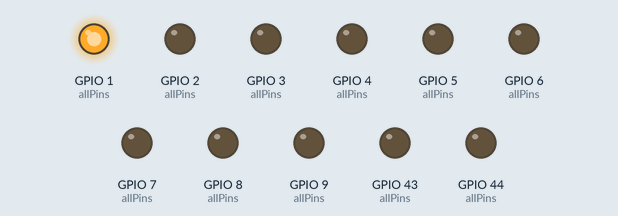
A sketch run on a simulated Seeed XIAO ESP32-S3. Parts: output pins drawn as LEDs (lit = HIGH). What the sketch prints to the serial monitor is not drawn.

Above: at 2.1 s.
At 5.1 s:
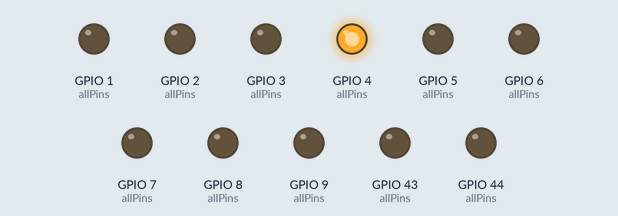
At 8.1 s:
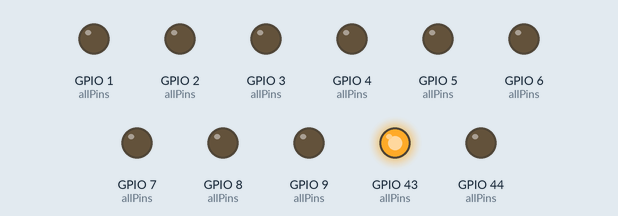
At 11.1 s:
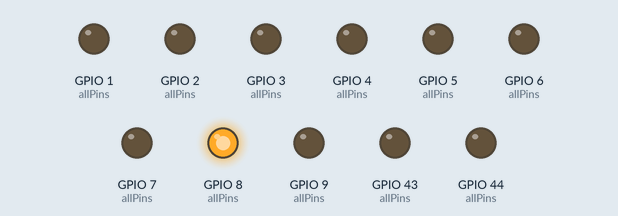
At 12.1 s:
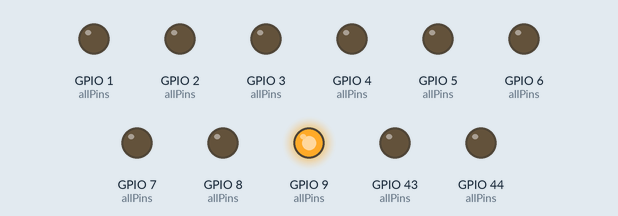
At 12.9 s:
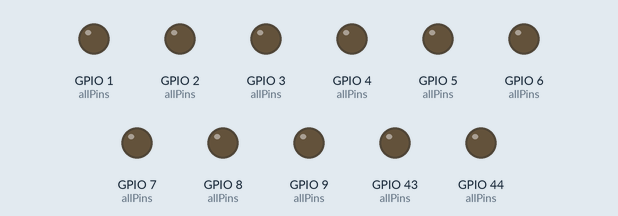
Timing chart, 0 to 14.4 s (numbered marks = the images above):
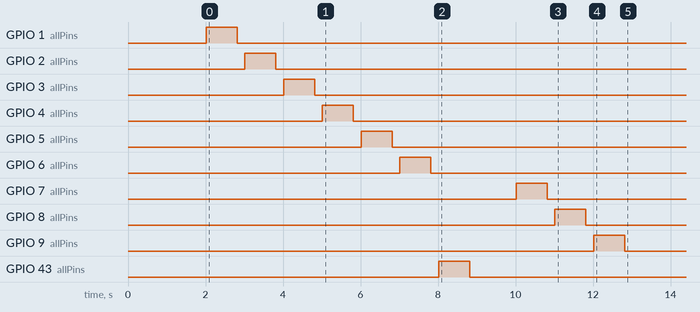

Measured:
- by itself, GPIO 1 (allPins): LOW → HIGH at 2.0 s, → LOW 0.80 s later
- by itself, GPIO 2 (allPins): LOW → HIGH at 3.0 s, → LOW 0.80 s later
- by itself, GPIO 3 (allPins): LOW → HIGH at 4.0 s, → LOW 0.80 s later
- by itself, GPIO 4 (allPins): LOW → HIGH at 5.0 s, → LOW 0.80 s later
- by itself, GPIO 5 (allPins): LOW → HIGH at 6.0 s, → LOW 0.80 s later
- by itself, GPIO 6 (allPins): LOW → HIGH at 7.0 s, → LOW 0.80 s later
- by itself, GPIO 7 (allPins): LOW → HIGH at 10.0 s, → LOW 0.80 s later
- by itself, GPIO 8 (allPins): LOW → HIGH at 11.0 s, → LOW 0.80 s later

The sketch:

motor_test.ino
```cpp
/*
 * XIAO ESP32S3 3.3V Vibration Motor Pin Scanner
 *
 * 接法：
 * 电机一根线 -> GND
 * 电机另一根线 -> 当前测试的 D 口
 *
 * 看到 Serial Monitor 显示哪个 pin 时电机震动，
 * 就记录那个 D 口 / GPIO。
 */

struct PinEntry {
  int gpio;
  const char* label;
};

PinEntry allPins[] = {
  {1,  "D0  / GPIO1 "},
  {2,  "D1  / GPIO2 "},
  {3,  "D2  / GPIO3 "},
  {4,  "D3  / GPIO4 "},
  {5,  "D4  / GPIO5 "},
  {6,  "D5  / GPIO6 "},
  {43, "D6  / GPIO43"},
  {44, "D7  / GPIO44"},
  {7,  "D8  / GPIO7 "},
  {8,  "D9  / GPIO8 "},
  {9,  "D10 / GPIO9 "}
};

const int NUM_PINS = 11;

const int ON_TIME = 800;
const int OFF_TIME = 200;
const int ROUND_DELAY = 3000;

const bool LOOP_ENABLED = false;  // true = 持续循环, false = 只跑一次
bool hasRun = false;

void setAllLow() {
  for (int i = 0; i < NUM_PINS; i++) {
    digitalWrite(allPins[i].gpio, LOW);
  }
}

void setup() {
  Serial.begin(115200);
  delay(2000);

  Serial.println("=== XIAO ESP32S3 3.3V Motor Pin Scanner ===");
  Serial.println("接法：D口 -> 电机 -> GND");
  Serial.println("HIGH 时电机应该震动。");
  Serial.println();

  for (int i = 0; i < NUM_PINS; i++) {
    pinMode(allPins[i].gpio, OUTPUT);
    digitalWrite(allPins[i].gpio, LOW);
  }

  Serial.println("初始化完成，开始循环扫描。");
  Serial.println();
}

void loop() {
  if (!LOOP_ENABLED && hasRun) return;

  Serial.println("=== New Scan Round ===");

  for (int i = 0; i < NUM_PINS; i++) {
    setAllLow();

    Serial.printf(">>> Testing [%2d/%d] %s  GPIO=%d  -> HIGH\n",
                  i + 1, NUM_PINS, allPins[i].label, allPins[i].gpio);

    digitalWrite(allPins[i].gpio, HIGH);
    delay(ON_TIME);

    digitalWrite(allPins[i].gpio, LOW);

    Serial.printf("<<< Done: %s -> LOW\n\n", allPins[i].label);

    delay(OFF_TIME);
  }

  setAllLow();

  Serial.println("=== Scan Round Done ===");
  Serial.println();

  delay(ROUND_DELAY);

  hasRun = true;
}
```
